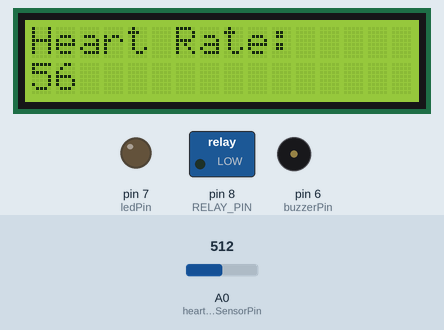
Simulated run of this sketch. Board: Arduino Uno, built with avr-gcc and run on an emulated ATmega328P. On the bench: 16×2 character LCD, switched loads named in the sketch (green lamp = pin HIGH), output pins drawn as LEDs (lit = HIGH), buzzer (waves = sounding). Dashed ring = blinking. The inputs (shaded band) are chosen by the test bench; at power-on: A0 (heartRateSensorPin) = 512.

Above: at 1.2 s.
1.3 s: A0 (heartRateSensorPin) set to 806
At 2.6 s:
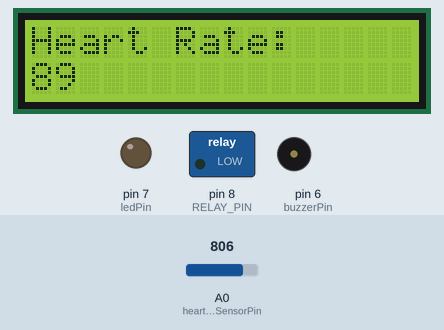
2.9 s: A0 (heartRateSensorPin) set to 835
At 3.4 s:
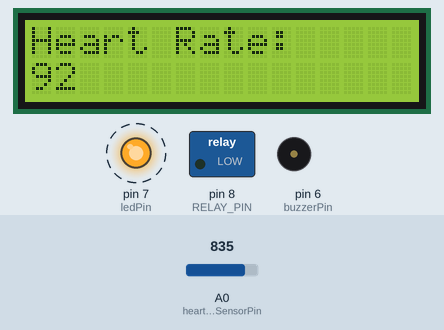
5.7 s: A0 (heartRateSensorPin) set to 716
At 6.4 s:
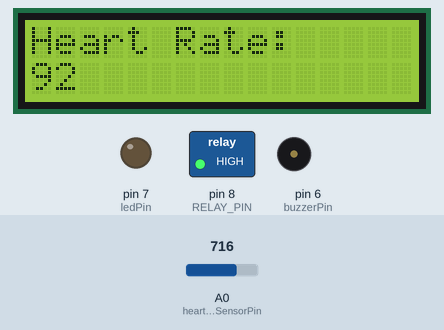
Timing chart, 0 to 8.7 s (numbered marks = the images above; inputs shaded):
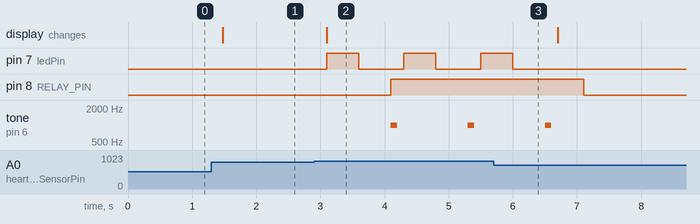

The sketch:

ICU.ino
```cpp
#include <LiquidCrystal.h>

// Pin assignments
const int rs = 12, en = 11, d4 = 5, d5 = 4, d6 = 3, d7 = 2;
const int ledPin = 7;
const int buzzerPin = 6;
const int heartRateSensorPin = A0;
#define RELAY_PIN 8

// Initialize the library
LiquidCrystal lcd(rs, en, d4, d5, d6, d7);

bool relayActivated = false;
unsigned long relayStartTime = 0;
const unsigned long relayDuration = 3000; // Relay activation duration in milliseconds

void setup() {
  // Set up the LCD's number of columns and rows
  lcd.begin(16, 2);

  // Set the LED pin as OUTPUT
  pinMode(ledPin, OUTPUT);

  // Set the buzzer pin as OUTPUT
  pinMode(buzzerPin, OUTPUT);

  pinMode(RELAY_PIN, OUTPUT);
}

void loop() {
  // Read heart rate from the sensor
  int heartRate = analogRead(heartRateSensorPin);
  heartRate = heartRate / 9;

  // Display heart rate on LCD
  lcd.setCursor(0, 0);
  lcd.print("Heart Rate:");
  lcd.setCursor(0, 1);
  lcd.print(heartRate);

  // Check if heart rate is above 90
  if (heartRate > 90) {
    // Toggle the LED
    digitalWrite(ledPin, HIGH);
    delay(500);
    digitalWrite(ledPin, LOW);
    delay(500);

    // Activate the relay if it is not already activated
    if (!relayActivated) {
      relayActivated = true;
      relayStartTime = millis();
      digitalWrite(RELAY_PIN, HIGH);
    }

    // Play a tone on the buzzer
    tone(buzzerPin, 1000, 100);
  }

  // Check if the relay activation duration has passed
  if (relayActivated && (millis() - relayStartTime >= relayDuration)) {
    digitalWrite(RELAY_PIN, LOW); // Turn off the relay
    relayActivated = false; // Reset the relay activation flag
  }

  delay(200);
}
```

Measured:
- the behaviour switches between 818 and 819 on A0 (heartRateSensorPin) (found by bisection; images 1 and 2)
- after the input at 1.3 s, the display: changes after 0.18 s (image 1)
- after the input at 2.9 s, pin 7 (ledPin): alternates HIGH for 0.50 s and LOW for 0.70 s, starting after 0.20 s; pin 8 (RELAY_PIN): LOW → HIGH after 1.2 s; tone on pin 6 (buzzerPin): alternates 1000 Hz for 0.10 s and silent for 1.1 s, starting after 1.2 s; the display: changes after 0.20 s (image 2)
- after the input at 5.7 s, pin 7 (ledPin): goes on until 6.0 s, then stays LOW; tone on pin 6 (buzzerPin): goes on until 6.6 s, then stays silent
